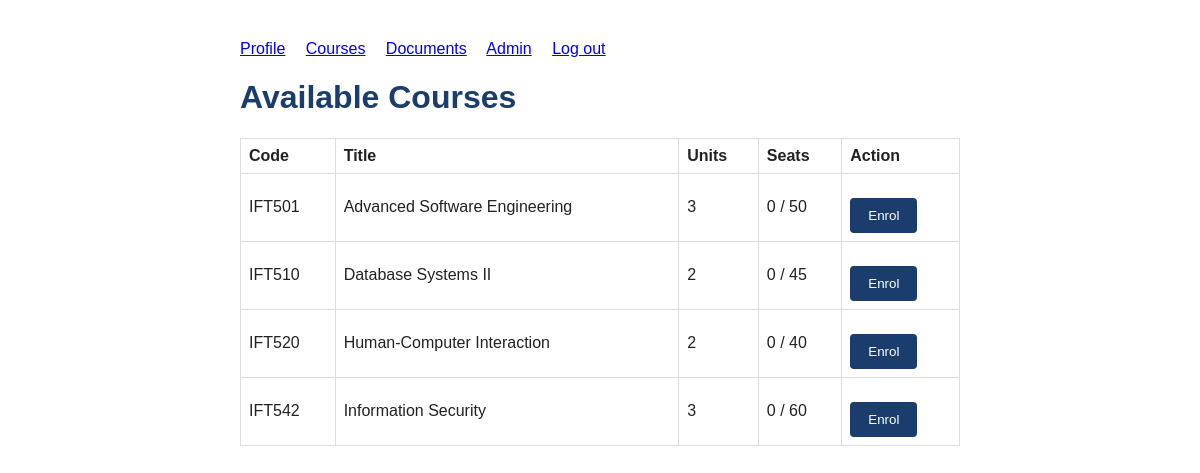
The app's page /courses.php (signed in) with its own data.
### tables this page shows
CREATE TABLE courses (
    id              INT UNSIGNED AUTO_INCREMENT PRIMARY KEY,
    code            VARCHAR(20) NOT NULL UNIQUE,
    title           VARCHAR(150) NOT NULL,
    credit_units    TINYINT UNSIGNED NOT NULL DEFAULT 3,
    capacity        SMALLINT UNSIGNED NOT NULL DEFAULT 60,
    created_at      DATETIME NOT NULL DEFAULT CURRENT_TIMESTAMP
);

### public/bootstrap.php (called while the page is built, shortened)
<?php
spl_autoload_register(function (string $class): void {
    $path = __DIR__ . '/../src/' . $class . '.php';
});
$config = require_once __DIR__ . '/../config/config.php';

### config/config.php (called while the page is built, shortened)
<?php
if (!function_exists('env_load')) {
    function env_load(string $path): array
    {
        if (!is_file($path)) {
            return [];
        }
        $values = [];
        return $values;
    }
}
if (!function_exists('cfg')) {
    function cfg(array $env, string $key, $default = null)
    {
        return $env[$key] ?? $default;
    }
}
$envFile = __DIR__ . '/../.env';
$env = array_merge($_ENV, env_load($envFile));
return [
    'app_env'   => cfg($env, 'APP_ENV', 'production'),
    'app_debug' => cfg($env, 'APP_DEBUG', 'false') === 'true',
    'db' => [
        'host' => cfg($env, 'DB_HOST', '127.0.0.1'),
        'port' => cfg($env, 'DB_PORT', '3306'),
        'name' => cfg($env, 'DB_NAME', 'student_registration'),
        'user' => cfg($env, 'DB_USER', ''),
        'pass' => cfg($env, 'DB_PASS', ''),
    ],
    'session' => [
        'name'     => cfg($env, 'SESSION_NAME', 'srapp_session'),
        'lifetime' => (int) cfg($env, 'SESSION_LIFETIME', '1800'),
    ],
    'url_preview_allowlist' => array_filter(array_map(
        'trim',
        explode(',', cfg($env, 'URL_PREVIEW_ALLOWLIST', ''))
    )),
];

### src/Database.php (called while the page is built, shortened)
<?php
final class Database
{
    private static ?PDO $instance = null;
    public static function connection(): PDO
    {
        if (self::$instance === null) {
            $config = require __DIR__ . '/../config/config.php';
            $db = $config['db'];
            $dsn = sprintf(
                'mysql:host=%s;port=%s;dbname=%s;charset=utf8mb4',
                $db['host'],
                $db['port'],
                $db['name']
            );
            self::$instance = new PDO($dsn, $db['user'], $db['pass'], [
                PDO::ATTR_ERRMODE            => PDO::ERRMODE_EXCEPTION,
                PDO::ATTR_DEFAULT_FETCH_MODE => PDO::FETCH_ASSOC,
                PDO::ATTR_EMULATE_PREPARES   => false,
            ]);
        }
        return self::$instance;
    }
    public static function run(string $sql, array $params = []): PDOStatement
    {
        $stmt = self::connection()->prepare($sql);
        $stmt->execute($params);
        return $stmt;
    }
}

### src/Auth.php (called while the page is built, shortened)
<?php
final class Auth
{
    public static function currentUser(): ?array
    {
        $stmt = Database::run(
            'SELECT id, matric_no, email, full_name, bio, role FROM users WHERE id = ?',
            [$_SESSION['user_id']]
        );
        $user = $stmt->fetch();
        return $user ?: null;
    }
    public static function requireLogin(): array
    {
        $user = self::currentUser();
        return $user;
    }
}

### src/SecurityHeaders.php (called while the page is built, shortened)
<?php
function e(?string $value): string
{
    return htmlspecialchars($value ?? '', ENT_QUOTES, 'UTF-8');
}

### public/courses.php (the view, shortened to what this page needs)
<?php
require __DIR__ . '/bootstrap.php';
$user = Auth::requireLogin();
$courses = Database::run(
    'SELECT c.id, c.code, c.title, c.credit_units, c.capacity,
            (SELECT COUNT(*) FROM enrolments e WHERE e.course_id = c.id AND e.status = "active") AS taken,
            EXISTS(SELECT 1 FROM enrolments e2 WHERE e2.course_id = c.id AND e2.student_id = ? AND e2.status = "active") AS enrolled
     FROM courses c ORDER BY c.code',
    [$user['id']]
)->fetchAll();
?>
<!DOCTYPE html>
<html lang="en">
<head>
    <link rel="stylesheet" href="/assets/style.css">
</head>
<body>
    <nav>
        <a href="/dashboard.php">Profile</a>
        <a href="/courses.php">Courses</a>
        <a href="/upload.php">Documents</a>
        <?php if ($user['role'] === 'admin'): ?><a href="/admin/index.php">Admin</a><?php endif; ?>
        <a href="/logout.php">Log out</a>
    </nav>
    <h1>Available Courses</h1>
    <table>
        <tr><th>Code</th><th>Title</th><th>Units</th><th>Seats</th><th>Action</th></tr>
        <?php foreach ($courses as $c): ?>
        <tr>
            <td><?= e($c['code']) ?></td>
            <td><?= e($c['title']) ?></td>
            <td><?= (int) $c['credit_units'] ?></td>
            <td><?= (int) $c['taken'] ?> / <?= (int) $c['capacity'] ?></td>
            <td>
                <form method="post" action="/courses.php" style="margin:0;">
                    <?php if ($c['enrolled']): ?>
                        <input type="hidden" name="action" value="drop">
                        <button type="submit">Drop</button>
                    <?php else: ?>
                        <button type="submit" <?= ((int) $c['taken'] >= (int) $c['capacity']) ? 'disabled' : '' ?>>Enrol</button>
                    <?php endif; ?>
                </form>
            </td>
        </tr>
        <?php endforeach; ?>
    </table>
</body>
</html>

### public/assets/style.css (style rules this page uses)
body { font-family: Arial, Helvetica, sans-serif; max-width: 720px; margin: 40px auto; color: #222; }
h1, h2 { color: #1a3d6d; }
form { margin: 20px 0; }
button { margin-top: 16px; padding: 10px 18px; background: #1a3d6d; color: #fff; border: none; border-radius: 4px; cursor: pointer; }
table { width: 100%; border-collapse: collapse; margin-top: 16px; }
th, td { border: 1px solid #ddd; padding: 8px; text-align: left; }
nav a { margin-right: 16px; }

### records on screen
courses: code "IFT501", title "Advanced Software Engineering", credit_units "3", taken "0", capacity "50"
courses: code "IFT510", title "Database Systems II", credit_units "2", taken "0", capacity "45"
courses: code "IFT520", title "Human-Computer Interaction", credit_units "2", taken "0", capacity "40"
courses: code "IFT542", title "Information Security", credit_units "3", taken "0", capacity "60"
